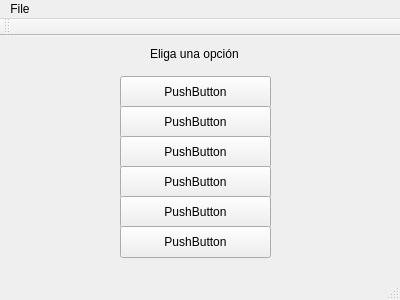
<?xml version="1.0" encoding="UTF-8"?>
<ui version="4.0">
 <class>MainWindow</class>
 <widget class="QMainWindow" name="MainWindow">
  <property name="geometry">
   <rect>
    <x>0</x>
    <y>0</y>
    <width>400</width>
    <height>300</height>
   </rect>
  </property>
  <property name="windowTitle">
   <string>MainWindow</string>
  </property>
  <widget class="QWidget" name="centralWidget">
   <widget class="QPushButton" name="pushButton">
    <property name="geometry">
     <rect>
      <x>120</x>
      <y>40</y>
      <width>151</width>
      <height>32</height>
     </rect>
    </property>
    <property name="text">
     <string>PushButton</string>
    </property>
   </widget>
   <widget class="QPushButton" name="pushButton_2">
    <property name="geometry">
     <rect>
      <x>120</x>
      <y>70</y>
      <width>151</width>
      <height>32</height>
     </rect>
    </property>
    <property name="text">
     <string>PushButton</string>
    </property>
   </widget>
   <widget class="QPushButton" name="pushButton_3">
    <property name="geometry">
     <rect>
      <x>120</x>
      <y>100</y>
      <width>151</width>
      <height>32</height>
     </rect>
    </property>
    <property name="text">
     <string>PushButton</string>
    </property>
   </widget>
   <widget class="QPushButton" name="pushButton_4">
    <property name="geometry">
     <rect>
      <x>120</x>
      <y>130</y>
      <width>151</width>
      <height>32</height>
     </rect>
    </property>
    <property name="text">
     <string>PushButton</string>
    </property>
   </widget>
   <widget class="QPushButton" name="pushButton_5">
    <property name="geometry">
     <rect>
      <x>120</x>
      <y>160</y>
      <width>151</width>
      <height>32</height>
     </rect>
    </property>
    <property name="text">
     <string>PushButton</string>
    </property>
   </widget>
   <widget class="QPushButton" name="pushButton_6">
    <property name="geometry">
     <rect>
      <x>120</x>
      <y>190</y>
      <width>151</width>
      <height>32</height>
     </rect>
    </property>
    <property name="text">
     <string>PushButton</string>
    </property>
   </widget>
   <widget class="QLabel" name="label">
    <property name="geometry">
     <rect>
      <x>150</x>
      <y>10</y>
      <width>101</width>
      <height>16</height>
     </rect>
    </property>
    <property name="text">
     <string>Eliga una opción</string>
    </property>
   </widget>
  </widget>
  <widget class="QMenuBar" name="menuBar">
   <property name="geometry">
    <rect>
     <x>0</x>
     <y>0</y>
     <width>400</width>
     <height>22</height>
    </rect>
   </property>
   <widget class="QMenu" name="menuFile">
    <property name="title">
     <string>File</string>
    </property>
    <addaction name="actionPoligono"/>
   </widget>
   <addaction name="menuFile"/>
  </widget>
  <widget class="QToolBar" name="mainToolBar">
   <attribute name="toolBarArea">
    <enum>TopToolBarArea</enum>
   </attribute>
   <attribute name="toolBarBreak">
    <bool>false</bool>
   </attribute>
  </widget>
  <widget class="QStatusBar" name="statusBar"/>
  <action name="actionPoligono">
   <property name="text">
    <string>Poligono</string>
   </property>
  </action>
 </widget>
 <layoutdefault spacing="6" margin="11"/>
 <resources/>
 <connections/>
</ui>
